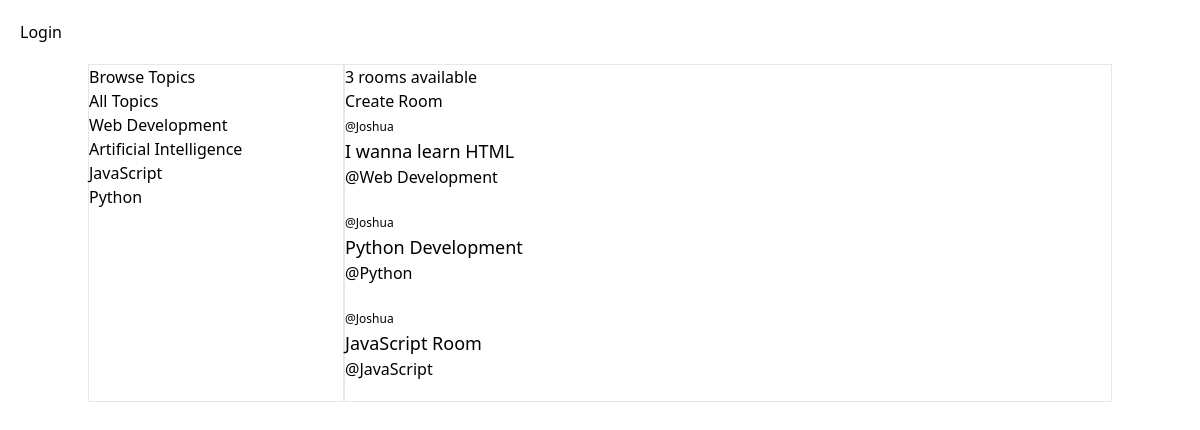
Before: / with the older database file.
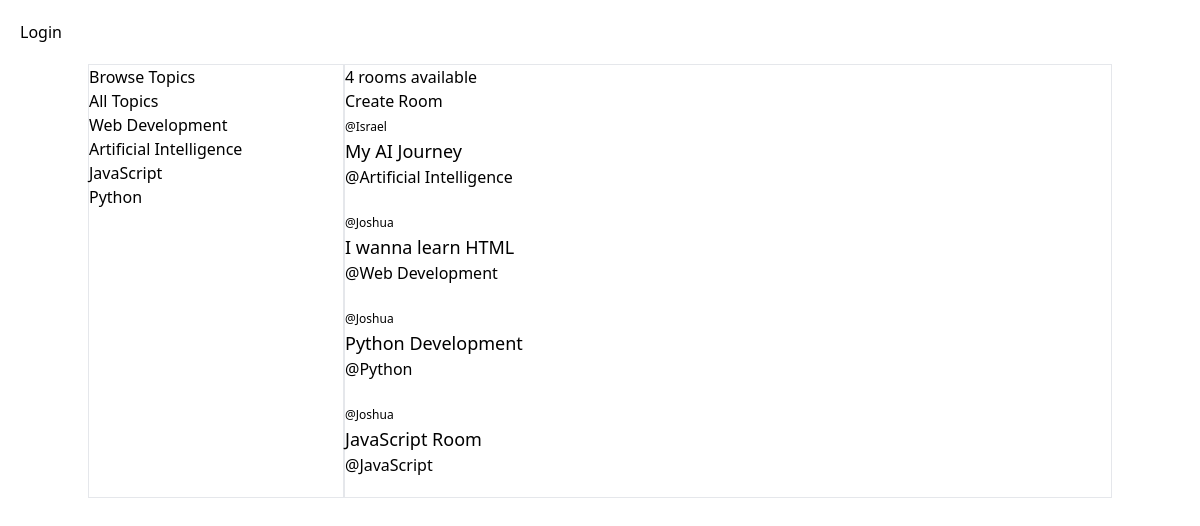
After: the same page with the newer database file.
### base/models.py (models this page shows, shortened)
class Topic(models.Model):
    name = models.CharField(max_length=255)

class Room(models.Model):
    host = models.ForeignKey(User, on_delete=models.SET_NULL, null=True)
    topic = models.ForeignKey(Topic, on_delete=models.SET_NULL, null=True)
    name = models.CharField(max_length=255)
    description = models.TextField(null=True, blank=True)
    participant = models.ManyToManyField(User, related_name='participants', blank=True)
    updated = models.DateTimeField(auto_now=True)
    created = models.DateTimeField(auto_now_add=True)
    class Meta:
        ordering = ['-updated', 'created']

### base/views.py (the view)
# urls.py: path('', views.home, name='home'),
def home(request):
    q = request.GET.get('q') if request.GET.get('q') != None else ''
    rooms = Room.objects.filter(
        Q(topic__name__icontains=q) |
        Q(name__icontains=q) |
        Q(description__icontains=q)
        )  # topic is part of the Room model.  name is the child of topic
    room_count = rooms.count()
    topics = Topic.objects.all()
    context = {'rooms': rooms, 'topics': topics, 'room_count': room_count}
    return render(request, 'base/home.html', context)

### base/templates/base/home.html (shortened to what this page needs)
{% extends "main.html" %} {% block title %}Home{% endblock title %}
{% block content %}
<div class="container mx-auto grid grid-cols-12">
  <div class='col-span-3 border flex flex-col'>
    <h3>Browse Topics</h3>
    <a href="{% url 'home' %}">All Topics</a>
    {% for topic in topics %}
    <a href="{% url 'home' %}?q={{ topic.name }}">{{ topic.name }}</a>
    {% endfor %}
  </div>
  <div class='col-span-9 border'>
    <h5>{{ room_count }} rooms available</h5><a href="{% url 'create-room' %}">Create Room</a>
    <div>
      {% for room in rooms %}
      <div class="mb-5">
        <span class="capitalize font-medium text-xs">@{{ room.host }}</span>
        <p class="font-medium text-lg">
          <a href="{% url 'room' room.id %}">{{ room.name }}</a>
        </p>
        <span>@{{ room.topic.name }}</span>
      </div>
      {% endfor %}
    </div>
  </div>
</div>
{% endblock content %}

### templates/main.html (shortened to what this page needs)
<!DOCTYPE html>
<html lang="en">
<head>
    <script src="https://cdn.tailwindcss.com"></script>
</head>
<body>
    {% include "navbar.html" %}
    {% block content %}
    {% endblock content %}
</body>
</html>

### templates/navbar.html (shortened to what this page needs)
<nav class="flex items-center justify-between p-3">
  {% if request.user.is_authenticated %}
  <a href="{% url 'logout' %}"  class="[&.active]:font-bold hover:bg-black hover:text-white p-2"  >Logout</a>
  {% else %}
  <a href="{% url 'login' %}"  class="[&.active]:font-bold hover:bg-black hover:text-white p-2"  >Login</a>
  {% endif %}
</nav>

Changed rows visible on the page:
added Room: host "Israel", name "My AI Journey", topic.name "Artificial Intelligence"
Other visible differences:
{{ room_count }}: "3" → "4"
